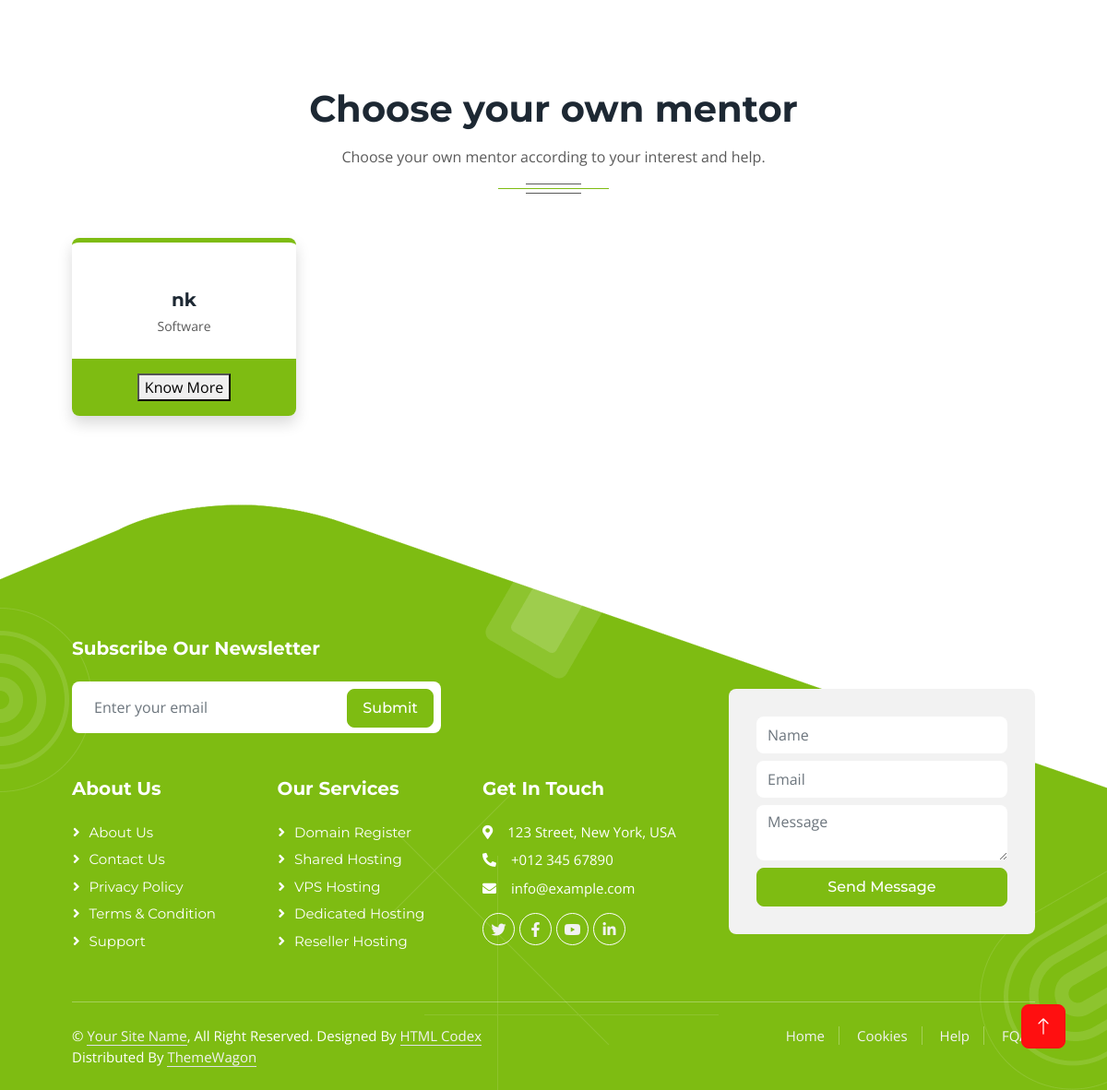
Before: /team.html (lower part) with the older database file.
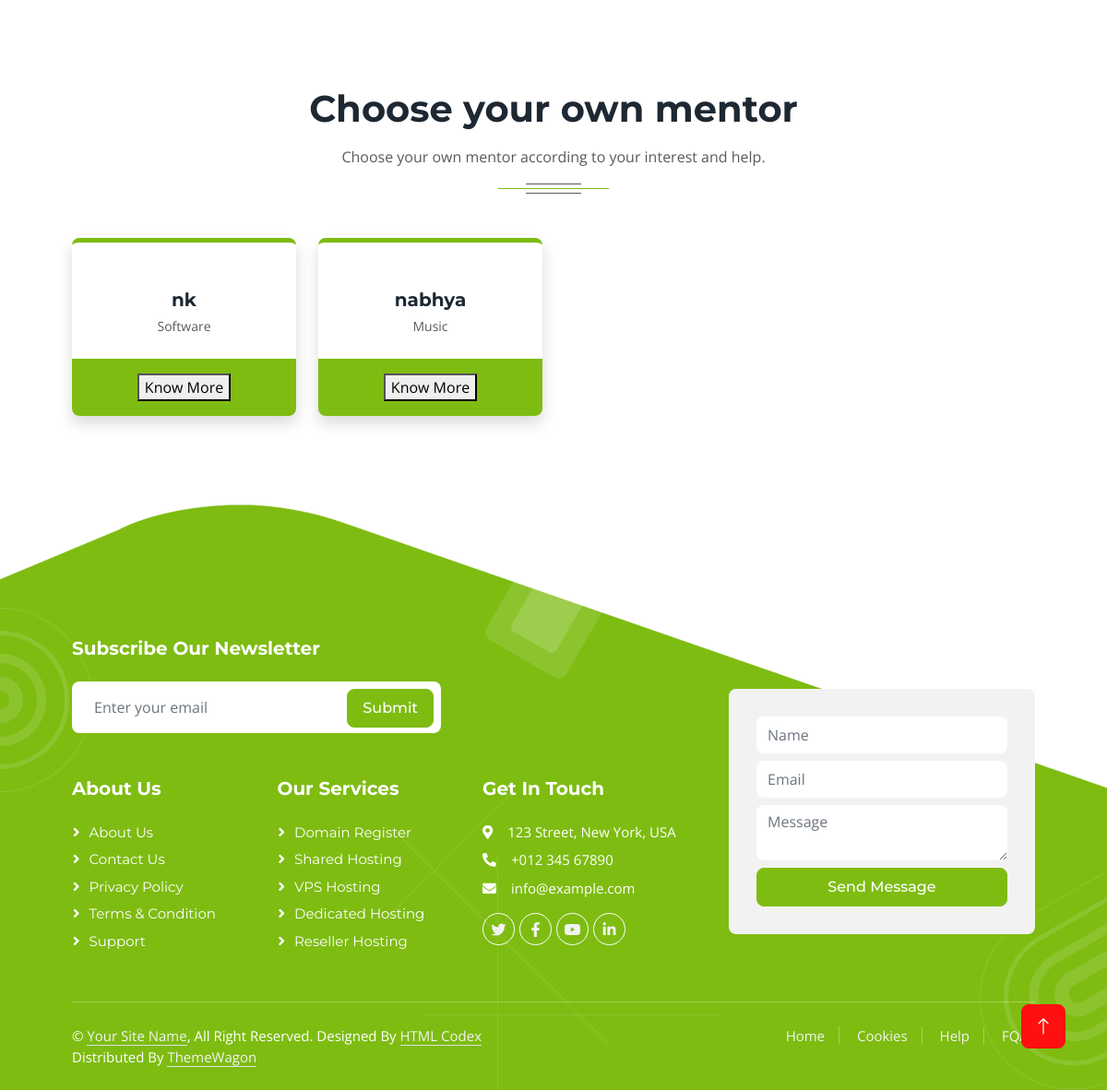
After: the same page with the newer database file.
### home/models.py (models this page shows, shortened)
class Mentor_Profile(models.Model):
    username = models.OneToOneField(
        User, on_delete=models.CASCADE, null=True)
    role = models.CharField(max_length=40, choices=Role_type, default="Other")
    department = models.CharField(max_length=99, null=True)
    contact = models.CharField(max_length=29, null=True)
    year = models.IntegerField()
    alt_email = models.CharField(max_length=250, null=True)
    photo = models.FileField(upload_to='profile_uploads/',null=True)
    short_description = models.CharField(max_length=50, null=True)
    long_description = models.CharField(max_length=700, null=True)
    hall = models.CharField(max_length=50, null=True)
    linkedin_link = models.URLField(max_length=300)
    facebook_link = models.URLField(max_length=300)

### home/views.py (the view)
# urls.py: path("team.html", views.profiles, name='team'),
def profiles(request):
    mentor_profiles = models.Mentor_Profile.objects.all()
    return render(request, 'team.html', {'mentor_profiles':mentor_profiles,})

### templates/team.html (shortened to what this page needs)
{% extends 'base.html' %}
{% block body %}
<div class="container-xxl py-5">
    <div class="container px-lg-5">
        <div class="section-title position-relative text-center mx-auto mb-5 pb-4 wow fadeInUp" data-wow-delay="0.1s" style="max-width: 600px;">
            <h1 class="mb-3">Choose your own mentor</h1>
            <p class="mb-1">Choose your own mentor according to your interest and help.</p>
        </div>
        <div class="row g-4">
        {% for mentor in mentor_profiles %}
            <div class="col-lg-3 col-md-6 wow fadeInUp" data-wow-delay="0.1s">
                <div class="team-item border-top border-5 border-primary rounded shadow overflow-hidden">
                    <div class="text-center p-4">
                        <h5 class="fw-bold mb-1">{{mentor.username}}</h5>
                        <small>{{mentor.role}}</small>
                    </div>
                    <div class="d-flex justify-content-center bg-primary p-3">
                        <button>Know More</button>
                    </div>
                </div>
            </div>
        {% endfor %}
        </div>
    </div>
</div>
{% endblock body %}

### templates/base.html (shortened to what this page needs)
<!DOCTYPE html>
<html lang="en">
<head>
    <link href="https://cdnjs.cloudflare.com/ajax/libs/font-awesome/5.10.0/css/all.min.css" rel="stylesheet">
    <link href="https://cdn.jsdelivr.net/npm/bootstrap-icons@1.4.1/font/bootstrap-icons.css" rel="stylesheet">
    <link href="/static/lib/animate/animate.min.css" rel="stylesheet">
    <link href="/static/lib/owlcarousel/assets/owl.carousel.min.css" rel="stylesheet">
    <link href="/static/css/bootstrap.min.css" rel="stylesheet">
    <link href="/static/css/style.css" rel="stylesheet">
</head>
<body>
    <div class="container-xxl bg-white p-0">
        {% block body %} {% endblock body %}
<div class="container-fluid bg-primary text-white footer mt-5 pt-5 wow fadeIn" data-wow-delay="0.1s">
    <div class="container py-5 px-lg-5">
        <div class="row gy-5 gx-4 pt-5">
            <div class="col-12">
                <h5 class="fw-bold text-white mb-4">Subscribe Our Newsletter</h5>
                <div class="position-relative" style="max-width: 400px;">
                    <input class="form-control bg-white border-0 w-100 py-3 ps-4 pe-5" type="text" placeholder="Enter your email">
                    <button type="button" class="btn btn-primary py-2 px-3 position-absolute top-0 end-0 mt-2 me-2">Submit</button>
                </div>
            </div>
            <div class="col-lg-5 col-md-12">
                <div class="row gy-5 g-4">
                    <div class="col-md-6">
                        <h5 class="fw-bold text-white mb-4">About Us</h5>
                        <a class="btn btn-link" href="">About Us</a>
                        <a class="btn btn-link" href="">Contact Us</a>
                        <a class="btn btn-link" href="">Privacy Policy</a>
                        <a class="btn btn-link" href="">Terms & Condition</a>
                        <a class="btn btn-link" href="">Support</a>
                    </div>
                    <div class="col-md-6">
                        <h5 class="fw-bold text-white mb-4">Our Services</h5>
                        <a class="btn btn-link" href="">Domain Register</a>
                        <a class="btn btn-link" href="">Shared Hosting</a>
                        <a class="btn btn-link" href="">VPS Hosting</a>
                        <a class="btn btn-link" href="">Dedicated Hosting</a>
                        <a class="btn btn-link" href="">Reseller Hosting</a>
                    </div>
                </div>
            </div>
            <div class="col-md-6 col-lg-3">
                <h5 class="fw-bold text-white mb-4">Get In Touch</h5>
                <p class="mb-2"><i class="fa fa-map-marker-alt me-3"></i>123 Street, New York, USA</p>
                <p class="mb-2"><i class="fa fa-phone-alt me-3"></i>+012 345 67890</p>
                <p class="mb-2"><i class="fa fa-envelope me-3"></i>info@example.com</p>
                <div class="d-flex pt-2">
                    <a class="btn btn-outline-light btn-social" href=""><i class="fab fa-twitter"></i></a>
                    <a class="btn btn-outline-light btn-social" href=""><i class="fab fa-facebook-f"></i></a>
                    <a class="btn btn-outline-light btn-social" href=""><i class="fab fa-youtube"></i></a>
                    <a class="btn btn-outline-light btn-social" href=""><i class="fab fa-linkedin-in"></i></a>
                </div>
            </div>
            <div class="col-md-6 col-lg-4 mt-lg-n5">
                <div class="bg-light rounded" style="padding: 30px;">
                    <input type="text" class="form-control border-0 py-2 mb-2" placeholder="Name">
                    <input type="email" class="form-control border-0 py-2 mb-2" placeholder="Email">
                    <textarea class="form-control border-0 mb-2" rows="2" placeholder="Message"></textarea>
                    <button class="btn btn-primary w-100 py-2">Send Message</button>
                </div>
            </div>
        </div>
    </div>
    <div class="container px-lg-5">
        <div class="copyright">
            <div class="row">
                <div class="col-md-6 text-center text-md-start mb-3 mb-md-0">
                    &copy; <a class="border-bottom" href="#">Your Site Name</a>, All Right Reserved.
                    Designed By <a class="border-bottom" href="https://htmlcodex.com">HTML Codex</a>
                    Distributed By <a class="border-bottom" href="https://themewagon.com" target="_blank">ThemeWagon</a>
                </div>
                <div class="col-md-6 text-center text-md-end">
                    <div class="footer-menu">
                        <a href="">Home</a>
                        <a href="">Cookies</a>
                        <a href="">Help</a>
                        <a href="">FQAs</a>
                    </div>
                </div>
            </div>
        </div>
    </div>
</div>
<a href="#" class="btn btn-lg btn-secondary btn-lg-square back-to-top"><i class="bi bi-arrow-up"></i></a>
</div>
</body>
</html>

### static/css/style.css (style rules this page uses)
:root { --primary: #7EBC12; --secondary: #FF0F10; --light: #F2F2F2; --dark: #1D2833; }
.back-to-top { position: fixed; display: none; right: 45px; bottom: 45px; z-index: 99; }
h1, h2, .fw-bold { font-weight: 700 !important; }
h5, h6, .fw-medium { font-weight: 500 !important; }
.btn { font-family: 'Montserrat', sans-serif; font-weight: 500; transition: .5s; }
.btn.btn-primary, .btn.btn-secondary { color: #FFFFFF; }
.btn-lg-square { width: 48px; height: 48px; }
.btn-square, .btn-sm-square, .btn-lg-square { padding: 0; display: flex; align-items: center; justify-content: center; font-weight: normal; border-radius: 8px; }
.section-title::before { position: absolute; content: ""; width: 60px; height: 11px; bottom: 0; left: 0; border-top: 1px solid #5A5A5A; border-bottom: 1px solid #5A5A5A; }
.section-title::after { position: absolute; content: ""; width: 90px; height: 1px; bottom: 5px; left: 0; background: var(--primary); }
.section-title.text-center::before { left: 50%; margin-left: -30px; }
.section-title.text-center::after { width: 120px; left: 50%; margin-left: -60px; }
.team-item, .team-item .bg-primary, .team-item .bg-primary i { transition: .5s; }
.footer { background: url(../img/bg-round.png), url(../img/bg-round-2.png), url(../img/bg-square.png), url(../img/bg-line.png), url(../img/bg-bottom-footer.png); background-position: 0px 112px, right 0 bottom 0, left 50% top 80px, left 50% bottom 0, top center; background-repeat: no-repeat; }
.footer p { font-size: 15px; }
.footer .btn.btn-social { margin-right: 5px; width: 35px; height: 35px; display: flex; align-items: center; justify-content: center; color: var(--light); border: 1px solid #FFFFFF; border-radius: 35px; transition: .3s; }
.footer .btn.btn-link { display: block; margin-bottom: 5px; padding: 0; text-align: left; color: #FFFFFF; font-size: 15px; font-weight: normal; transition: .3s; }
.footer .btn.btn-link::before { position: relative; content: "\f105"; font-family: "Font Awesome 5 Free"; font-weight: 900; margin-right: 10px; }
.footer .copyright { padding: 25px 0; font-size: 15px; border-top: 1px solid rgba(256, 256, 256, .3); }
.footer .copyright a { color: var(--light); }
.footer .footer-menu a { margin-right: 15px; padding-right: 15px; border-right: 1px solid rgba(255, 255, 255, .3); }
.footer .footer-menu a:last-child { margin-right: 0; padding-right: 0; border-right: none; }

Changed rows visible on the page:
added Mentor_Profile: username "nabhya", role "Music"
